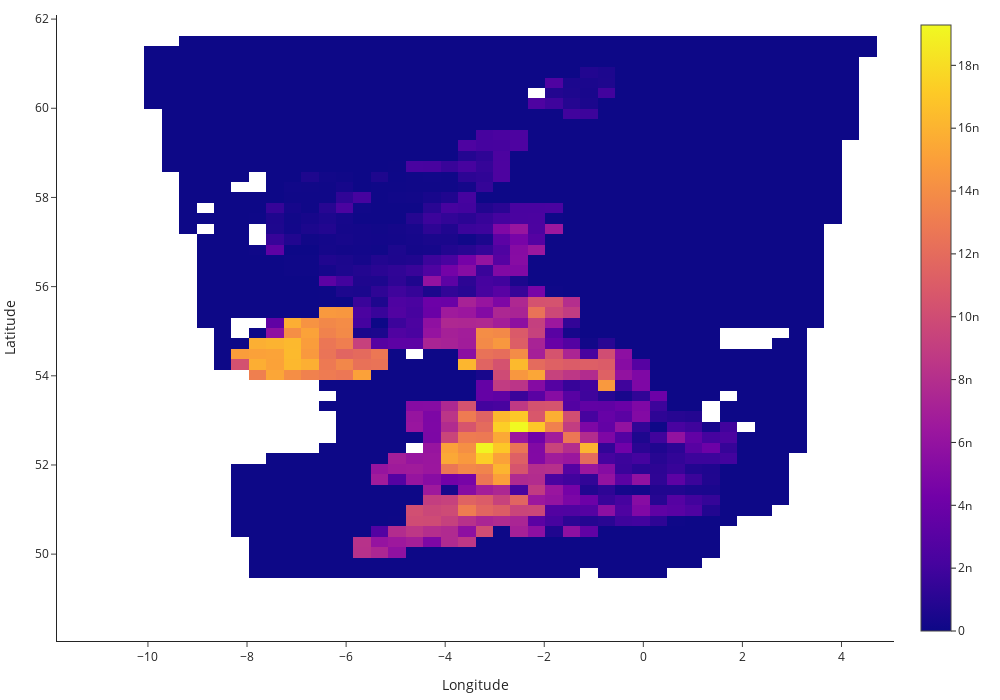

Notebook cell for this chart:
### Markdown cell above
Plotly

### Code cell
fig = px.imshow(Intem_agri13, origin='lower')
fig.update_layout(margin={"r":55,"t":10,"l":10,"b":40}, 
    autosize = True,
    template = "simple_white",
    width=1000, height=700,
    yaxis_title = "Latitude",
    xaxis_title = "Longitude",
    showlegend=False)
fig.show()

### Figure 1 — Plotly figure (JSON) as saved in the notebook; plotly's stock layout.template omitted (floating-point values rounded to 4 significant figures; data arrays with more than 128 entries replaced by an {"elided": "..."} marker saying what was removed)
{"data": [{"coloraxis": "coloraxis", "hovertemplate": "lon: %{x}<br>lat: %{y}<br>color: %{z}<extra></extra>", "name": "0", "type": "heatmap", "x": [-11.66, -11.31, -10.96, -10.6, -10.25, -9.9, -9.548, -9.196, -8.844, -8.492, -8.14, -7.788, -7.436, -7.084, -6.732, -6.38, -6.028, -5.676, -5.324, -4.972, -4.62, -4.268, -3.916, -3.564, -3.212, -2.86, -2.508, -2.156, -1.804, -1.452, -1.1, -0.748, -0.396, -0.044, 0.308, 0.66, 1.012, 1.364, 1.716, 2.068, 2.42, 2.772, 3.124, 3.476, 3.828, 4.18, 4.532, 4.884], "xaxis": "x", "y": [48.17, 48.4, 48.64, 48.87, 49.1, 49.34, 49.57, 49.81, 50.04, 50.28, 50.51, 50.74, 50.98, 51.21, 51.44, 51.68, 51.91, 52.15, 52.38, 52.62, 52.85, 53.08, 53.32, 53.55, 53.79, 54.02, 54.25, 54.49, 54.72, 54.96, 55.19, 55.42, 55.66, 55.89, 56.12, 56.36, 56.59, 56.83, 57.06, 57.3, 57.53, 57.76, 58.0, 58.23, 58.47, 58.7, 58.93, 59.17, 59.4, 59.64, 59.87, 60.1, 60.34, 60.57, 60.81, 61.04, 61.27, 61.51, 61.74, 61.98], "yaxis": "y", "z": {"elided": "60x48 float values"}}], "layout": {"autosize": true, "coloraxis": {"colorscale": [[0, "#0d0887"], [0.1111, "#46039f"], [0.2222, "#7201a8"], [0.3333, "#9c179e"], [0.4444, "#bd3786"], [0.5556, "#d8576b"], [0.6667, "#ed7953"], [0.7778, "#fb9f3a"], [0.8889, "#fdca26"], [1, "#f0f921"]]}, "height": 700, "margin": {"b": 40, "l": 10, "r": 55, "t": 10}, "showlegend": false, "width": 1000, "xaxis": {"anchor": "y", "autorange": true, "domain": [0, 1], "range": [-11.84, 5.06], "title": {"text": "Longitude"}, "type": "linear"}, "yaxis": {"anchor": "x", "autorange": true, "domain": [0, 1], "range": [48.05, 62.09], "title": {"text": "Latitude"}, "type": "linear"}}}
